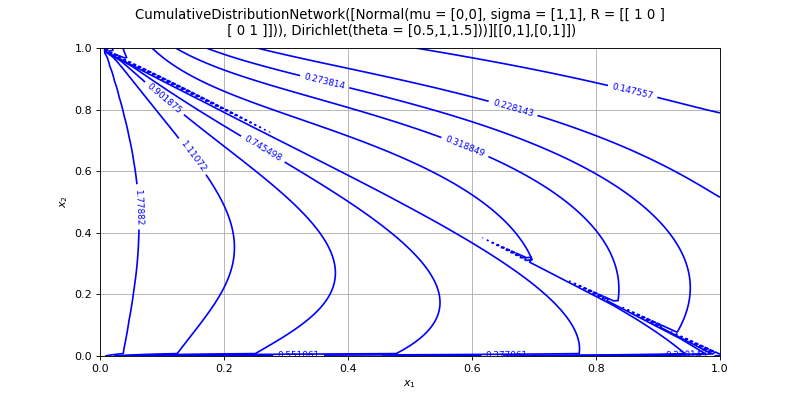

The Python source for this figure:
import openturns as ot
from matplotlib import pyplot as plt
from openturns.viewer import View
if (ot.CumulativeDistributionNetwork().__class__.__name__=='ComposedDistribution'):
    correlation = ot.CorrelationMatrix(2)
    correlation[1, 0] = 0.25
    aCopula = ot.NormalCopula(correlation)
    marginals = [ot.Normal(1.0, 2.0), ot.Normal(2.0, 3.0)]
    distribution = ot.ComposedDistribution(marginals, aCopula)
elif (ot.CumulativeDistributionNetwork().__class__.__name__=='CumulativeDistributionNetwork'):
    distribution = ot.CumulativeDistributionNetwork([ot.Normal(2),ot.Dirichlet([0.5, 1.0, 1.5])], ot.BipartiteGraph([[0,1], [0,1]]))
elif (ot.CumulativeDistributionNetwork().__class__.__name__=='Histogram'):
    distribution = ot.Histogram([-1.0, 0.5, 1.0, 2.0], [0.45, 0.4, 0.15])
else:
    distribution = ot.CumulativeDistributionNetwork()
dimension = distribution.getDimension()
if dimension <= 2:
    if distribution.getDimension() == 1:
        distribution.setDescription(['$x$'])
        pdf_graph = distribution.drawPDF()
        cdf_graph = distribution.drawCDF()
        fig = plt.figure(figsize=(10, 4))
        plt.suptitle(str(distribution))
        pdf_axis = fig.add_subplot(121)
        cdf_axis = fig.add_subplot(122)
        View(pdf_graph, figure=fig, axes=[pdf_axis], add_legend=False)
        View(cdf_graph, figure=fig, axes=[cdf_axis], add_legend=False)
    else:
        distribution.setDescription(['$x_1$', '$x_2$'])
        pdf_graph = distribution.drawPDF()
        fig = plt.figure(figsize=(10, 5))
        plt.suptitle(str(distribution))
        pdf_axis = fig.add_subplot(111)
        View(pdf_graph, figure=fig, axes=[pdf_axis], add_legend=False)
